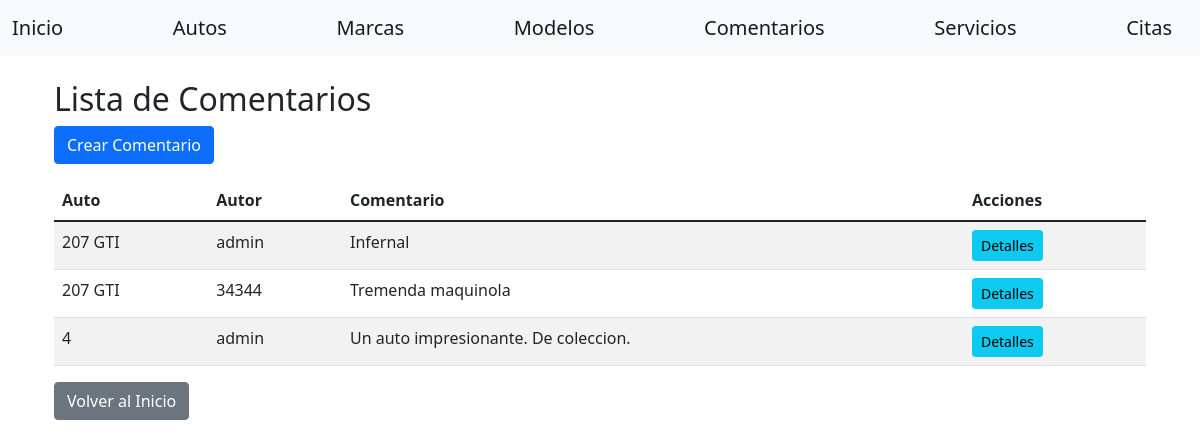
Before: /gestion/comentarios/ with the older database file.
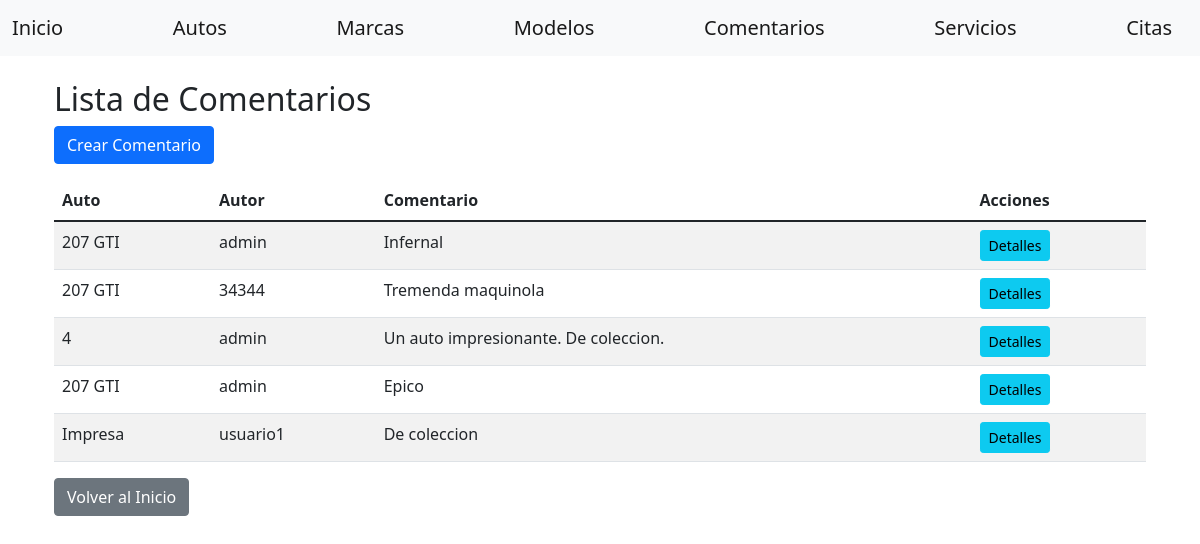
After: the same page with the newer database file.
### gestion/models.py (models this page shows, shortened)
class Comentario(models.Model):
    auto = models.ForeignKey(Auto, on_delete=models.CASCADE)
    autor = models.ForeignKey(User, on_delete=models.CASCADE)
    comentario = models.TextField()
    fecha = models.DateTimeField(auto_now_add=True)

class Auto(models.Model):
    marca = models.ForeignKey(Marca, on_delete=models.CASCADE, default=1, verbose_name=_("marca"))
    modelo = models.ForeignKey(ModeloAuto, on_delete=models.CASCADE, verbose_name=_("modelo"))
    categoria = models.ForeignKey(Categoria, on_delete=models.CASCADE, verbose_name=_("categoria"))
    precio = models.DecimalField(max_digits=10, decimal_places=2, verbose_name=_("precio"))
    imagen = models.ImageField(upload_to='autos/', null=True, blank=True, verbose_name=_("imagen"))
    descripcion = models.TextField(verbose_name=_("descripcion"))

class ModeloAuto(models.Model):
    marca = models.ForeignKey(Marca, on_delete=models.CASCADE)
    nombre = models.CharField(max_length=100)

### gestion/views/comentario_view.py (the view)
# urls.py: path('comentarios/', comentario_view.ComentarioListView.as_view(), name='comentario-list'),
class ComentarioListView(View):
    def get(self, request, *args, **kwargs):
        repo = ComentarioRepository()
        comentarios = repo.get_all()
        return render(
            request,
            'comentarios/list.html',
            dict(
                comentarios=comentarios
            )
        )

### gestion/context_processors.py (called while the page is built)
def user_info(request):
    user = request.user if request.user.is_authenticated else None
    return {
        'authenticated_user': user
    }

def all_brands(request):
    brands = cache.get('brands')
    if brands is None:
        brands = Marca.objects.all()
        cache.set('brands', brands, 36000)  # Cache por 10 horas (36000 segundos)
    return {'all_brands': brands}

def all_categories(request):
    categories = cache.get('categories')
    if categories is None:
        categories = Categoria.objects.all()  # Devuelve objetos completos
        cache.set('categories', categories, 36000)  # Cache por 10 horas (36000 segundos)
    return {'all_categories': categories}

### gestion/repositories/comentario_repository.py (called while the page is built)
    def get_all(self) -> List[Comentario]:
        return Comentario.objects.all()

### gestion/templates/comentarios/list.html (shortened to what this page needs)
{% extends "home/base.html" %}
{% block content %}
<div class="container mt-3">
    <h2>Lista de Comentarios</h2>
    <a href="{% url 'comentario-create' %}" class="btn btn-primary mb-3">Crear Comentario</a>
    <table class="table table-striped">
        <thead>
            <tr>
                <th>Auto</th>
                <th>Autor</th>
                <th>Comentario</th>
                <th>Acciones</th>
            </tr>
        </thead>
        <tbody>
            {% for comentario in comentarios %}
                <tr>
                    <td>{{ comentario.auto.modelo.nombre }}</td>
                    <td>{{ comentario.autor.username }}</td>
                    <td>{{ comentario.comentario }}</td>
                    <td>
                        <a href="{% url 'comentario-detail' comentario.id %}" class="btn btn-info btn-sm">Detalles</a>
                    </td>
                </tr>
            {% endfor %}
        </tbody>
    </table>
    <a href="{% url 'index' %}" class="btn btn-secondary">Volver al Inicio</a>
</div>
{% endblock %}

### home/templates/home/base.html (shortened to what this page needs)
<!DOCTYPE html>
<html lang="{{ LANGUAGE_CODE }}">
<head>
    {% load static %}
    {% load i18n %}
    <link href="https://cdn.jsdelivr.net/npm/bootstrap@5.1.3/dist/css/bootstrap.min.css" rel="stylesheet">
</head>
<body class="{% if 'login' in request.path or 'register' in request.path %}auth-body{% endif %}">
    <nav class="navbar navbar-expand-lg navbar-light bg-light">
        <div class="container-fluid">
            <a class="navbar-brand" href="{% url 'index' %}">{% trans "Inicio" %}</a>
            <a class="navbar-brand" href="{% url 'auto-list' %}">{% trans "Autos" %}</a>
            <a class="navbar-brand" href="{% url 'marca-list' %}">{% trans "Marcas" %}</a>
            <a class="navbar-brand" href="{% url 'modelo-list' %}">{% trans "Modelos" %}</a>
            <a class="navbar-brand" href="{% url 'comentario-list' %}">{% trans "Comentarios" %}</a>
            <a class="navbar-brand" href="{% url 'servicio-list' %}">{% trans "Servicios" %}</a>
            <a class="navbar-brand" href="{% url 'cita-list' %}">{% trans "Citas" %}</a>
        </div>
    </nav>
    <div class="container mt-4">
        {% block content %}
        {% endblock %}
    </div>
</body>
</html>

### home/templates/home/base.html (style rules this page uses)
body { background-image: url(''); background-size: cover; background-position: center; background-repeat: no-repeat; height: 100vh; margin: 0; }

Changed rows visible on the page:
added Comentario: auto.modelo.nombre "207 GTI", autor.username "admin", comentario "Epico"
added Comentario: auto.modelo.nombre "Impresa", autor.username "usuario1", comentario "De coleccion"
